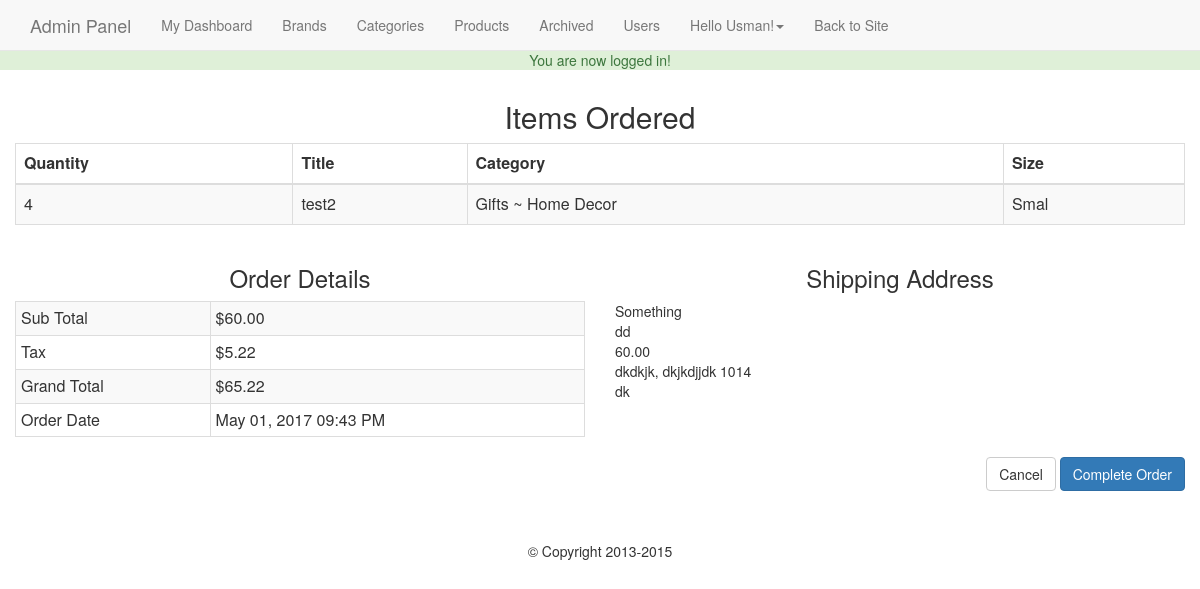
Screenshot of /admin/orders.php?txn_id=20 (signed in) with the database file from the repository.
### tables this page shows
CREATE TABLE `products` (
  `id` int(11) NOT NULL,
  `title` varchar(255) NOT NULL,
  `price` decimal(10,2) NOT NULL,
  `list_price` decimal(10,2) NOT NULL,
  `brand` varchar(255) NOT NULL,
  `categories` varchar(255) NOT NULL,
  `image` text NOT NULL,
  `description` text NOT NULL,
  `featured` tinyint(4) NOT NULL DEFAULT '0',
  `sizes` text NOT NULL,
  `deleted` tinyint(4) NOT NULL DEFAULT '0'
);

CREATE TABLE `categories` (
  `id` int(11) NOT NULL,
  `category` varchar(255) NOT NULL,
  `parent` int(11) NOT NULL DEFAULT '0'
);

CREATE TABLE `transactions` (
  `id` int(11) NOT NULL,
  `charge_id` varchar(255) NOT NULL,
  `cart_id` int(11) NOT NULL,
  `full_name` varchar(255) NOT NULL,
  `email` varchar(175) NOT NULL,
  `street` varchar(255) NOT NULL,
  `street2` varchar(255) NOT NULL,
  `city` varchar(255) NOT NULL,
  `state` varchar(255) NOT NULL,
  `zip_code` varchar(50) NOT NULL,
  `country` varchar(255) NOT NULL,
  `sub_total` decimal(10,2) NOT NULL,
  `tax` decimal(10,2) NOT NULL,
  `grand_total` decimal(10,2) NOT NULL,
  `description` text NOT NULL,
  `txn_type` varchar(255) NOT NULL,
  `txn_date` datetime NOT NULL DEFAULT CURRENT_TIMESTAMP
);

### helpers/helpers.php (called while the page is built, shortened)
<?php
function sanitize($dirty){
	return htmlentities($dirty,ENT_QUOTES, "UTF-8");
}
function money($number){
	return '$'.number_format($number, 2);
}
function pretty_date($date){
	return date("M d, Y h:i A", strtotime($date));
}

### admin/orders.php (the view, shortened to what this page needs)
<?php
	require_once '../core/init.php';
	include 'includes/head.php';
	include 'includes/navigation.php';
	$txn_id = sanitize((int)$_GET['txn_id']);
	$txnQuery = $db->query("SELECT * FROM transactions WHERE id='$txn_id'");
	$txn = mysqli_fetch_assoc($txnQuery);
	$cart_id = $txn['cart_id'];
	$cartQ = $db->query("SELECT * FROM cart WHERE id = '$cart_id'");
	$cart = mysqli_fetch_assoc($cartQ);
	$items = json_decode($cart['items'], true);
	$idArray = array();
	$products = array();
	foreach ($items as $item) {
		$idArray[] = $item['id'];
	}
	$ids = implode(',', $idArray);
	$productQ = $db->query("
		SELECT i.id as 'id', i.title as 'title', c.id as 'cid', c.category as 'child', p.category as 'parent'
		FROM products i
		LEFT JOIN categories c ON i.categories = c.id
		LEFT JOIN categories p ON c.parent = p.id
		WHERE i.id IN ({$ids})
	");
	while ($p = mysqli_fetch_assoc($productQ)) {
		foreach ($items as $item) {
			if ($item['id'] == $p['id']) {
				$x= $item;
				continue;
			}
		}
		$products[] = array_merge($x,$p);
	}
 ?>
	<h2 class="text-center">Items Ordered</h2>
	<table class="table table-coondensed table-bordered table-striped">
		<thead>
			<th>Quantity</th>
			<th>Title</th>
			<th>Category</th>
			<th>Size</th>
		</thead>
		<tbody>
			<?php foreach ($products as $product): ?>
				<tr>
					<td><?=$product['quantity'];?></td>
					<td><?=$product['title'];?></td>
					<td><?=$product['parent'].' ~ '.$product['child'];?></td>
					<td><?=$product['size'];?></td>
				</tr>
			<?php endforeach; ?>
		</tbody>
	</table>
<div class="row">
	<div class="col-md-6">
		<h3 class="text-center">Order Details</h3>
		<table class="table table-condensed table-striped table-bordered">
			<tbody>
				<tr>
					<td>Sub Total</td>
					<td><?=money($txn['sub_total']);?></td>
				</tr>
				<tr>
					<td>Tax</td>
					<td><?=money($txn['tax']);?></td>
				</tr>
				<tr>
					<td>Grand Total</td>
					<td><?=money($txn['grand_total']);?></td>
				</tr>
				<tr>
					<td>Order Date</td>
					<td><?=pretty_date($txn['txn_date']);?></td>
				</tr>
			</tbody>
		</table>
	</div>
	<div class="col-md-6">
		<h3 class="text-center">Shipping Address</h3>
		<address>
			<?=$txn['full_name'];?><br>
			<?=$txn['street'];?><br>
			<?=($txn['street2'] != '')?$txn['sub_total'].'<br />':'';?>
			<?=$txn['city'].', '.$txn['state'].' '.$txn['zip_code'];?><br>
			<?=$txn['country'];?><br>
		</address>
	</div>
</div>
<div class="pull-right">
	<a href="index.php" class="btn btn-large btn-default">Cancel</a>
	<a href="orders.php?complete=1&cart_id=<?=$cart_id?>" class="btn btn-primary btn-large">Complete Order</a>
</div>
 <?php
 	include 'includes/footer.php';
  ?>

### css/main.css (style rules this page uses)
body { padding-top: 50px; }

### rows the page displays
products: quantity "4", title "test2", categories.category "Gifts", categories.category "Home Decor", size "Smal"
transactions: sub_total "$60.00", tax "$5.22", grand_total "$65.22", txn_date "May 01, 2017 09:43 PM", full_name "Something", street "dd", sub_total "60.00", city "dkdkjk", state "dkjkdjjdk", zip_code "1014", country "dk"

### other values shown
$_SESSION['success_flash'] "You are now logged in!"
$userData['first'] "Usman"
